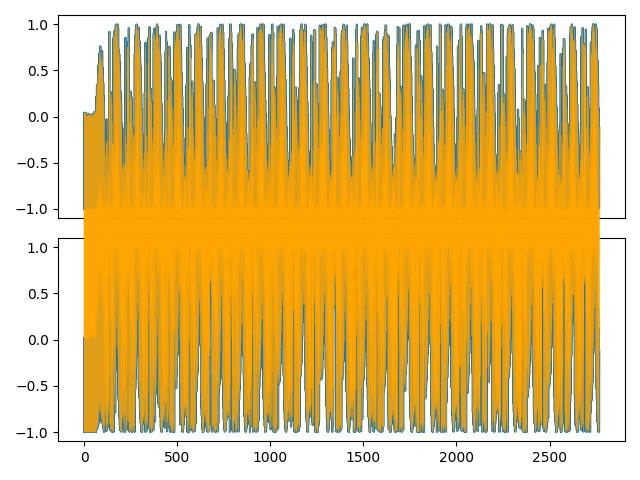
#> input picture resource/poseComparisonDTW/warp.png, 640 x 480 px, given in place of the camera
$ python multipleColorTracking.py
#> lines starting #> are read from the running program, lines starting #| are printed output that depends on the picture; after the words box and inside, x2 and y2 are one past the last pixel; in counts of white or black regions, pixels touching at a corner belong together
import time
import numpy as np
import cv2


cap=cv2.VideoCapture(1)

def nothing(x):
    pass
cv2.namedWindow("Trackbars")
cv2.createTrackbar("L - H", "Trackbars", 0, 179, nothing)
#> slider 'L - H' is set to 35
cv2.createTrackbar("L - S", "Trackbars", 0, 255, nothing)
#> slider 'L - S' is set to 51
cv2.createTrackbar("L - V", "Trackbars", 0, 255, nothing)
#> slider 'L - V' is set to 51
cv2.createTrackbar("U - H", "Trackbars", 179, 179, nothing)
cv2.createTrackbar("U - S", "Trackbars", 255, 255, nothing)
cv2.createTrackbar("U - V", "Trackbars", 255, 255, nothing)


while True:
     ret,frame=cap.read()
#> frame is the input picture: shape (480, 640, 3); mean B, G, R 114.9, 189.9, 224.1
     frame=cv2.resize(frame,(640,480))
     hsv = cv2.cvtColor(frame, cv2.COLOR_BGR2HSV)
#> hsv: shape (480, 640, 3); mean H, S, V 19.5, 138.1, 231.7

     l_h = cv2.getTrackbarPos("L - H", "Trackbars")
     l_s = cv2.getTrackbarPos("L - S", "Trackbars")
     l_v = cv2.getTrackbarPos("L - V", "Trackbars")
     u_h = cv2.getTrackbarPos("U - H", "Trackbars")
     u_s = cv2.getTrackbarPos("U - S", "Trackbars")
     u_v = cv2.getTrackbarPos("U - V", "Trackbars")
     lower_blue = np.array([l_h, l_s, l_v])
     upper_blue = np.array([u_h, u_s, u_v])
     mask = cv2.inRange(hsv, lower_blue, upper_blue)
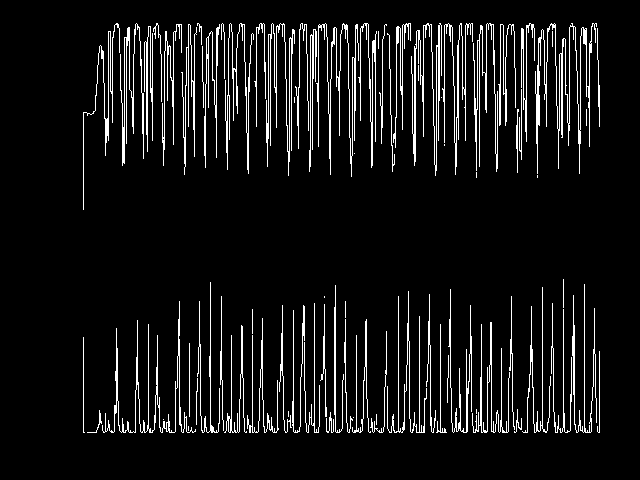
#> mask: shape (480, 640); 7.9% white in thin lines or dots, all inside (x1, y1, x2, y2) = (83, 23, 600, 433)
     result = cv2.bitwise_and(frame, frame, mask=mask)
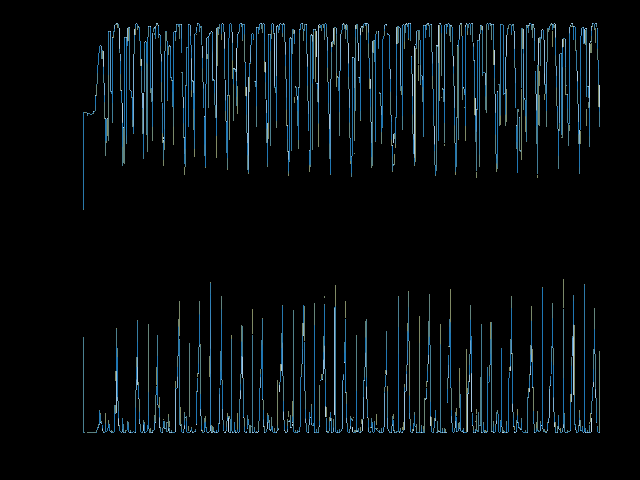
#> result: shape (480, 640, 3); mean B, G, R 13.1, 10.8, 6.1

    # show thresholded image
     cv2.imshow("mask", mask)
     cv2.imshow("result", result)

     key = cv2.waitKey(1) & 0xFF
#> (key q is pressed here)
     if key == ord("q"):
        break
cap.release()
cv2.destroyAllWindows()
